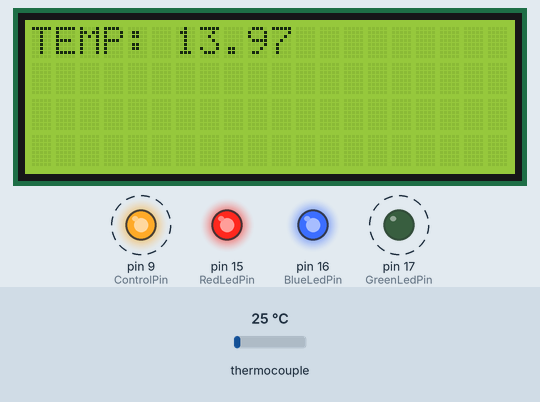
Bench run of a sketch on a simulated Arduino Uno, built with avr-gcc and run on an emulated ATmega328P. On the bench: 20×4 character LCD, output pins drawn as LEDs (lit = HIGH). Dashed ring = blinking. The test bench sets the inputs (shaded band); at power-on: thermocouple 25 °C. What the sketch prints to the serial monitor is not drawn.

Above: at 1.82 s.
2.8 s: thermocouple set to 6 °C
At 4.4 s:
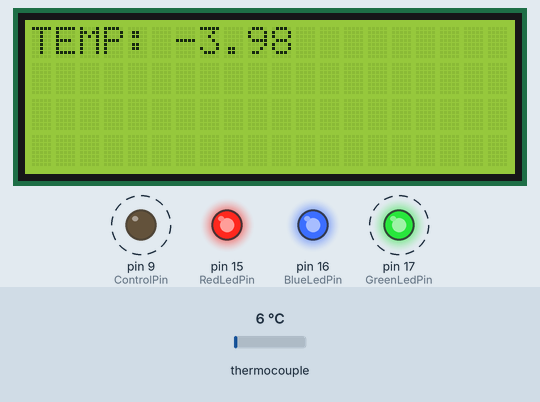
5.0 s: thermocouple set to 75 °C
At 6.4 s:
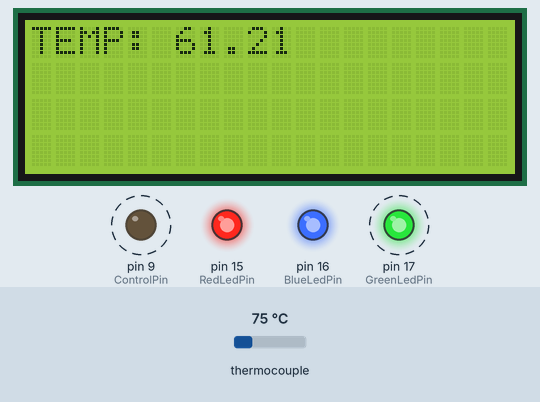
7.0 s: thermocouple set to 150 °C
At 8.4 s:
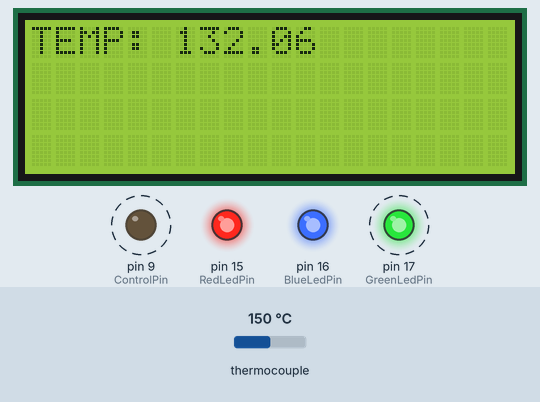
Timing chart, 0 to 15.0 s (numbered marks = the images above; inputs shaded):
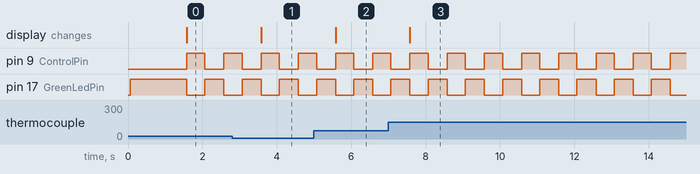

The sketch:

Baconator_transferfuntion.ino
```cpp
/*System transferfuntion determination
Run system at a slow PWM of 25%, with a pwm freq of 1Hz
Run the system until the temperature starts to platua
record the values and save it to a csv file

implement slow pwm (25% duty cycle at Freq = 1Hz)
long map(long x, long in_min, long in_max, long out_min, long out_max) {
  return (x - in_min) * (out_max - out_min) / (in_max - in_min) + out_min;
}


*/

#include <max6675.h>
#include <math.h>
#include <Wire.h>
#include <LiquidCrystal_I2C.h>

// --- Pin Definitions ---
const int thermoDO = 12;
const int thermoCS = 10;
const int thermoCLK = 13;

const int ControlPin = 9;
const int BlueLedPin = 16;
const int RedLedPin = 15;
const int GreenLedPin = 17;

bool WarningLedState = HIGH;

//From calibration procedure
/*
CorrectedValue = m * RawValue + c _____________________________[1]
m = (ReferenceHigh−ReferenceLow) / RawHigh−RawLow) --> slope ___[2]

c = ReferenceLow − m * RawLow __[3]

substituing m & c into [1]; the final result is;

correct_temp = (((currentTemp - RAW_TEMP_LOW)*REF_RANGE)/RAW_RANGE)+REF_TEMP_LOW;


*/
double RAW_TEMP_HIGH = 101.56;
double RAW_TEMP_LOW = 10.74;
double RAW_RANGE = RAW_TEMP_HIGH - RAW_TEMP_LOW;

double REF_TEMP_HIGH = 86.3;
double REF_TEMP_LOW = 0.5;
double REF_RANGE = REF_TEMP_HIGH - REF_TEMP_LOW;

double DiscTempComp = 0; //compensate for temperature measured at egde,
double Setpoint = 100.0;//+ DiscTempComp; //add DiscTempComp to setpoint since center temp lower than et edge temp
double currentTemp;
double correct_temp = 0.0;

//Slow pwm setup

const int StepPWM = 128; //50% duty


//timing
unsigned long previousMillis = 0;
const long interval = 1000; //1 second interval to log data
double elapsed_time; // Sample time in ms
unsigned long startTime = 0;

// --- Slow PWM Variables ---
unsigned long windowStartTime = 0;
const int WindowSize = 1000; // 1 second Time Proportioning window
unsigned long onTime;


//double INPUT = correct_temp;
double OUTPUTsig;
const double PWMMin = 0.0;   // Minimum PWM
const double PWMMax = 255.0; // Maximum PWM
int PWMvalue = 0;
//object declarations
MAX6675 thermocouple(thermoCLK, thermoCS, thermoDO);
LiquidCrystal_I2C lcd(0x27,20,4);  // set the LCD address to 0x27 for a 16 chars and 2 line display

//Setpoint, correct_temp, OUTPUT;
//PID myPID(&correct_temp, &OUTPUTsig, &Setpoint, Kp, Ki, Kd, DIRECT);

//unsigned long windowStart;

void setup() {

  lcd.init();                      // initialize the lcd
  lcd.backlight();

  Serial.begin(9600);

  pinMode(ControlPin, OUTPUT);
  digitalWrite(ControlPin, LOW);

  pinMode(BlueLedPin, OUTPUT);
  pinMode(RedLedPin, OUTPUT);
  pinMode(GreenLedPin, OUTPUT);

  digitalWrite(BlueLedPin, HIGH);
  digitalWrite(RedLedPin, HIGH);
  digitalWrite(GreenLedPin, HIGH);

  // Pre-calculate how many milliseconds the MOSFET should be ON per window

 /* long map(long x, long in_min, long in_max, long out_min, long out_max) {
  return (x - in_min) * (out_max - out_min) / (in_max - in_min) + out_min;*/
 //      (64-0) * (1000-0)/(255-0) + 0
  onTime = map(StepPWM, PWMMin, PWMMax, 0, WindowSize); //map pwm value ito window size


  /*Serial.print("----------onTime-----------------:    ");
  Serial.println(onTime);*/

  Serial.print("TIME(s)");
  Serial.print(",");
  Serial.println("Temperature(degC)");

  lcd.clear();

  delay(1500);
  // Synchronize timers
  startTime = millis();
  windowStartTime = millis();


}

void loop() {
  unsigned long currentMillis = millis();

  elapsed_time =  currentMillis - previousMillis;
  if( elapsed_time >= interval){

    previousMillis = currentMillis;

    currentTemp = thermocouple.readCelsius();

    /*if (isnan(currentTemp)){
      Serial.println("FAULT: Thermocouple read error!");
      digitalWrite(ControlPin, LOW);
      return;
    }*/
    //temperature correction via calibration function
    correct_temp = (((currentTemp - RAW_TEMP_LOW)*REF_RANGE)/RAW_RANGE)+REF_TEMP_LOW;
    //correct_temp = 0.9356*(currentTemp) + 15.321;//polinomial 3-order
    /*if(correct_temp > 25.0){
      WarningLedState = !WarningLedState;
      digitalWrite(RedLedPin, WarningLedState);
    }*/

    //set MOSFET pin
    //analogWrite(ControlPin,PWMvalue);
    double elapsedSeconds = (currentMillis - startTime) / 1000.0;
   // Serial.print("T: ");
    Serial.print(elapsedSeconds);
    Serial.print(",");
    /*Serial.print("  measuredtemp:");
    Serial.print(currentTemp);
    Serial.print(",");*/
    //Serial.print("  Calibtemp:");
    Serial.println(correct_temp);

    lcd.setCursor(0, 0);
    lcd.print("TEMP: ");
    lcd.print(correct_temp);

  }

  if(currentMillis - windowStartTime > WindowSize){
    windowStartTime += WindowSize;
  }

  if(onTime > (currentMillis - windowStartTime)) //
  {
    digitalWrite(ControlPin, HIGH);
    digitalWrite(GreenLedPin, LOW); // Turn LED ON to visualize the pulsing
  }
  else{
    digitalWrite(ControlPin, LOW);
    digitalWrite(GreenLedPin, HIGH); // Turn LED OFF
  }

}
```

Measured:
- after the input at 2.8 s, the display: changes after 0.78 s (image 1)
- after the input at 5.0 s, the display: changes after 0.58 s (image 2)
- after the input at 7.0 s, the display: changes after 0.58 s (image 3)
- by itself, pin 9 (ControlPin): alternates HIGH for 0.49 s and LOW for 0.51 s
- by itself, pin 17 (GreenLedPin): alternates HIGH for 0.51 s and LOW for 0.49 s
